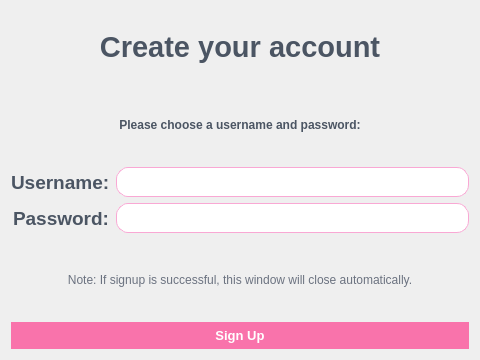
<?xml version="1.0" encoding="UTF-8"?>
<ui version="4.0">
 <class>signuppage</class>
 <widget class="QDialog" name="signuppage">
  <property name="geometry">
   <rect>
    <x>0</x>
    <y>0</y>
    <width>480</width>
    <height>360</height>
   </rect>
  </property>
  <property name="windowTitle">
   <string>Create Account</string>
  </property>
  <property name="styleSheet">
   <string notr="true">
QDialog#signuppage {
    background: qlineargradient(
        x1:0, y1:0, x2:1, y2:1,
        stop:0 #ffe4f7,  
        stop:1 #dbeafe   
    );
    font-family: &quot;Segoe UI&quot;, &quot;SF Pro Text&quot;, system-ui;
}


QLabel {
 
    color: #4b5563;
}

QLabel#label_note {
    color: #6b7280;
}

QLabel#label_2,
QLabel#label_3 {
    font-size: 14pt;
    font-weight: bold;
}

QLineEdit {
    padding: 6px 10px;
    border-radius: 12px;
    border: 1px solid #f9a8d4;
    background-color: #ffffff;
    color: #374151;
}

QLineEdit:focus {
    border: 2px solid #f973ab;
    background-color: #fff7fb;
}

QPushButton#pushButton_signup {
    background-color: #f973ab;
    color: #ffffff;
    border-radius: 16px;
    padding: 6px 18px;
    font-weight: 600;
    border: none;
}

QPushButton#pushButton_signup:hover {
    background-color: #fb7185;
}

QPushButton#pushButton_signup:pressed {
    background-color: #f43f5e;
}

QPushButton {
    font-size: 10pt;
}

QPushButton:focus {
    outline: none;
}
   </string>
  </property>
  <layout class="QVBoxLayout" name="verticalLayout">
   <item>
    <widget class="QLabel" name="label_title">
     <property name="font">
      <font>
       <pointsize>22</pointsize>
       <bold>true</bold>
      </font>
     </property>
     <property name="text">
      <string>Create your account</string>
     </property>
     <property name="alignment">
      <set>Qt::AlignmentFlag::AlignCenter</set>
     </property>
    </widget>
   </item>
   <item>
    <widget class="QLabel" name="label_info">
     <property name="font">
      <font>
       <bold>true</bold>
      </font>
     </property>
     <property name="text">
      <string>Please choose a username and password:</string>
     </property>
     <property name="alignment">
      <set>Qt::AlignmentFlag::AlignCenter</set>
     </property>
    </widget>
   </item>
   <item>
    <layout class="QFormLayout" name="formLayout">
     <property name="labelAlignment">
      <set>Qt::AlignmentFlag::AlignRight|Qt::AlignmentFlag::AlignTrailing|Qt::AlignmentFlag::AlignVCenter</set>
     </property>
     <item row="0" column="0">
      <widget class="QLabel" name="label_2">
       <property name="font">
        <font>
         <pointsize>14</pointsize>
         <bold>true</bold>
        </font>
       </property>
       <property name="text">
        <string>Username:</string>
       </property>
      </widget>
     </item>
     <item row="0" column="1">
      <widget class="QLineEdit" name="lineEdit_username"/>
     </item>
     <item row="1" column="0">
      <widget class="QLabel" name="label_3">
       <property name="font">
        <font>
         <pointsize>14</pointsize>
         <bold>true</bold>
        </font>
       </property>
       <property name="text">
        <string>Password:</string>
       </property>
      </widget>
     </item>
     <item row="1" column="1">
      <widget class="QLineEdit" name="lineEdit_password">
       <property name="echoMode">
        <enum>QLineEdit::EchoMode::Password</enum>
       </property>
      </widget>
     </item>
    </layout>
   </item>
   <item>
    <widget class="QLabel" name="label_note">
     <property name="font">
      <font>
       <pointsize>9</pointsize>
      </font>
     </property>
     <property name="text">
      <string>Note: If signup is successful, this window will close automatically.</string>
     </property>
     <property name="alignment">
      <set>Qt::AlignmentFlag::AlignCenter</set>
     </property>
     <property name="wordWrap">
      <bool>true</bool>
     </property>
    </widget>
   </item>
   <item>
    <layout class="QHBoxLayout" name="buttonLayout">
     <item>
      <widget class="QPushButton" name="pushButton_signup">
       <property name="text">
        <string>Sign Up</string>
       </property>
      </widget>
     </item>
    </layout>
   </item>
  </layout>
 </widget>
 <resources/>
 <connections/>
</ui>
